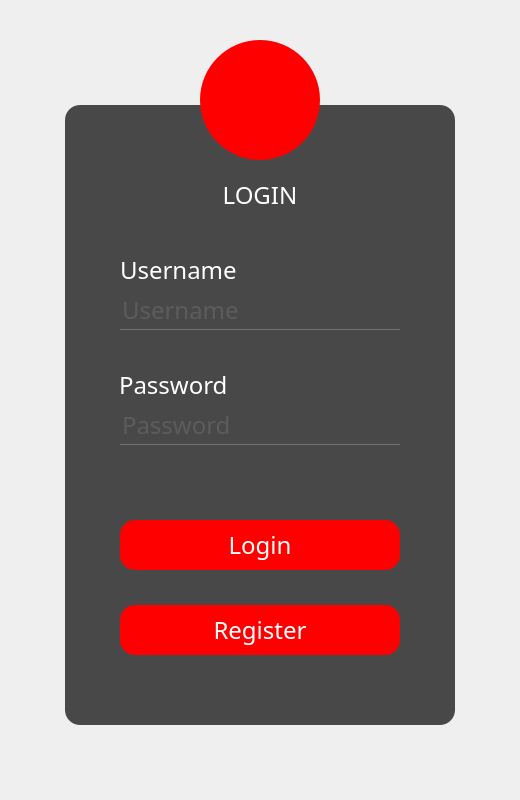
<?xml version="1.0" encoding="UTF-8"?>
<ui version="4.0">
 <class>loginDialog</class>
 <widget class="QDialog" name="loginDialog">
  <property name="geometry">
   <rect>
    <x>0</x>
    <y>0</y>
    <width>520</width>
    <height>800</height>
   </rect>
  </property>
  <property name="minimumSize">
   <size>
    <width>520</width>
    <height>800</height>
   </size>
  </property>
  <property name="maximumSize">
   <size>
    <width>520</width>
    <height>800</height>
   </size>
  </property>
  <property name="windowTitle">
   <string>登录</string>
  </property>
  <property name="styleSheet">
   <string notr="true">*{
	
}

#frame
{
	background:rgba(0,0,0,0.7);
	border-radius:15px;
}

#loginDialog
{
	background:url(:/img/login_background.jpeg);
}


#loginPushButton,#registerPushButton
{
	color:white;
	background:red;
	border-radius:15px;
	font-family:century gothic;
	font-size:24px;
}



QPushButton#loginPushButton:hover,#registerPushButton:hover
{
	background:rgb(172, 6, 1);
}

#toolButton
{
	background:red;
	border-radius:60px;
}

QLabel#label_3,#label_4,#label_5
{
	color:white;
	background:transparent;
	font-family:century gothic;
	font-size:24px;
}

QLineEdit#pwdLineEdit,#userNameLineEdit
{
	background:transparent;
	border:none;
	color:rgb(113, 112, 114);
	border-bottom:1px solid #717072;
	font-family:century gothic;
	font-size:24px;
}</string>
  </property>
  <widget class="QFrame" name="frame">
   <property name="geometry">
    <rect>
     <x>65</x>
     <y>105</y>
     <width>390</width>
     <height>620</height>
    </rect>
   </property>
   <property name="frameShape">
    <enum>QFrame::StyledPanel</enum>
   </property>
   <property name="frameShadow">
    <enum>QFrame::Raised</enum>
   </property>
   <widget class="QLabel" name="label_3">
    <property name="geometry">
     <rect>
      <x>140</x>
      <y>80</y>
      <width>110</width>
      <height>20</height>
     </rect>
    </property>
    <property name="text">
     <string>LOGIN</string>
    </property>
    <property name="alignment">
     <set>Qt::AlignCenter</set>
    </property>
   </widget>
   <widget class="QPushButton" name="loginPushButton">
    <property name="geometry">
     <rect>
      <x>55</x>
      <y>415</y>
      <width>280</width>
      <height>50</height>
     </rect>
    </property>
    <property name="cursor">
     <cursorShape>PointingHandCursor</cursorShape>
    </property>
    <property name="text">
     <string>Login</string>
    </property>
   </widget>
   <widget class="QPushButton" name="registerPushButton">
    <property name="geometry">
     <rect>
      <x>55</x>
      <y>500</y>
      <width>280</width>
      <height>50</height>
     </rect>
    </property>
    <property name="cursor">
     <cursorShape>PointingHandCursor</cursorShape>
    </property>
    <property name="text">
     <string>Register</string>
    </property>
   </widget>
   <widget class="QLineEdit" name="userNameLineEdit">
    <property name="geometry">
     <rect>
      <x>55</x>
      <y>185</y>
      <width>280</width>
      <height>40</height>
     </rect>
    </property>
    <property name="text">
     <string/>
    </property>
    <property name="placeholderText">
     <string>Username</string>
    </property>
   </widget>
   <widget class="QLineEdit" name="pwdLineEdit">
    <property name="geometry">
     <rect>
      <x>55</x>
      <y>300</y>
      <width>280</width>
      <height>40</height>
     </rect>
    </property>
    <property name="echoMode">
     <enum>QLineEdit::Password</enum>
    </property>
    <property name="placeholderText">
     <string>Password</string>
    </property>
   </widget>
   <widget class="QLabel" name="label_4">
    <property name="geometry">
     <rect>
      <x>55</x>
      <y>155</y>
      <width>131</width>
      <height>20</height>
     </rect>
    </property>
    <property name="text">
     <string>Username</string>
    </property>
    <property name="alignment">
     <set>Qt::AlignLeading|Qt::AlignLeft|Qt::AlignVCenter</set>
    </property>
   </widget>
   <widget class="QLabel" name="label_5">
    <property name="geometry">
     <rect>
      <x>54</x>
      <y>270</y>
      <width>121</width>
      <height>20</height>
     </rect>
    </property>
    <property name="text">
     <string>Password</string>
    </property>
    <property name="alignment">
     <set>Qt::AlignLeading|Qt::AlignLeft|Qt::AlignVCenter</set>
    </property>
   </widget>
  </widget>
  <widget class="QToolButton" name="toolButton">
   <property name="geometry">
    <rect>
     <x>200</x>
     <y>40</y>
     <width>120</width>
     <height>120</height>
    </rect>
   </property>
   <property name="text">
    <string/>
   </property>
   <property name="icon">
    <iconset resource="images.qrc">
     <normaloff>:/img/user.png</normaloff>:/img/user.png</iconset>
   </property>
   <property name="iconSize">
    <size>
     <width>50</width>
     <height>50</height>
    </size>
   </property>
  </widget>
 </widget>
 <resources>
  <include location="images.qrc"/>
 </resources>
 <connections/>
</ui>
